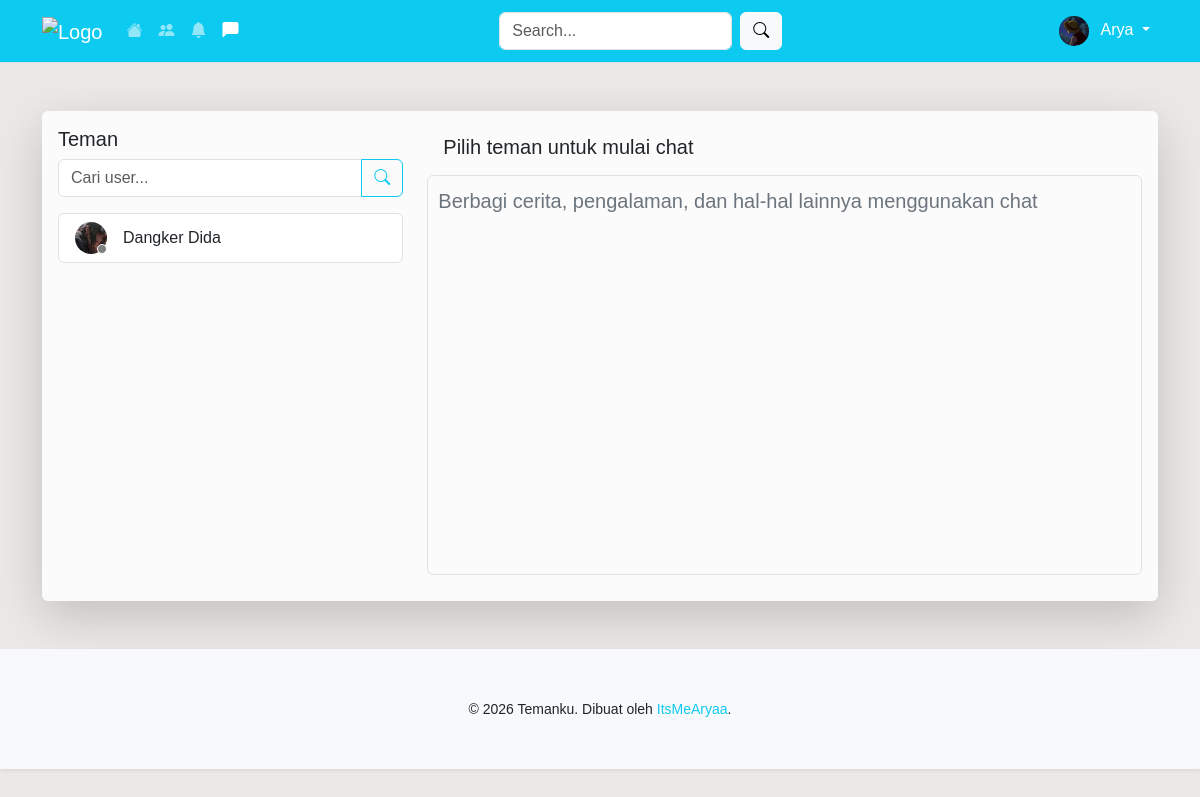
The app's page /public/messages.php (signed in) with its own data.
### tables this page shows
CREATE TABLE `profiles` (
  `user_id` int NOT NULL,
  `name` varchar(100) DEFAULT NULL,
  `last_name` varchar(255) DEFAULT NULL,
  `bio` text,
  `photo` varchar(255) DEFAULT NULL,
  `cover_photo` varchar(255) DEFAULT NULL,
  `updated_at` datetime DEFAULT CURRENT_TIMESTAMP ON UPDATE CURRENT_TIMESTAMP
);

CREATE TABLE `users` (
  `id` int NOT NULL,
  `email` varchar(100) NOT NULL,
  `password` varchar(255) NOT NULL,
  `created_at` datetime DEFAULT CURRENT_TIMESTAMP,
  `last_active` datetime DEFAULT NULL,
  `reset_token` varchar(6) DEFAULT NULL,
  `reset_token_expiry` datetime DEFAULT NULL,
  `security_question` varchar(255) DEFAULT NULL,
  `security_answer` varchar(255) DEFAULT NULL
);

### public/messages.php (the view, shortened to what this page needs)
<?php
require_once '../config/database.php';
$currentUserId = $_SESSION['user_id'] ?? null;
$isAdmin = isset($_SESSION['admin_id']);
$friends = [];
$searchTerm = $_GET['search_user'] ?? null;
if ($isAdmin) {
  $friends = [];
  if ($searchTerm) {
    $query = "SELECT u.id, p.name, p.last_name, p.photo
              FROM users u
              JOIN profiles p ON u.id = p.user_id
              WHERE p.name LIKE CONCAT('%', ?, '%')";
    $stmt = mysqli_prepare($koneksi, $query);
    mysqli_stmt_bind_param($stmt, 's', $searchTerm);
  } else {
    $query = "SELECT u.id, p.name, p.last_name, p.photo
              FROM users u
              JOIN profiles p ON u.id = p.user_id";
    $stmt = mysqli_prepare($koneksi, $query);
  }
} else {
  if ($searchTerm) {
    $query = "SELECT DISTINCT u.id, p.name, p.last_name, p.photo
              FROM friends f
              JOIN users u ON (
                (f.user_id = ? AND u.id = f.friend_id) OR
                (f.friend_id = ? AND u.id = f.user_id)
              )
              JOIN profiles p ON u.id = p.user_id
              WHERE f.status = 'accepted' AND p.name OR p.last_name LIKE CONCAT('%', ?, '%')";
    $stmt = mysqli_prepare($koneksi, $query);
    mysqli_stmt_bind_param($stmt, 'iis', $currentUserId, $currentUserId, $searchTerm);
  } else {
    $query = "SELECT DISTINCT u.id, p.name, p.last_name, p.photo
              FROM friends f
              JOIN users u ON (
                (f.user_id = ? AND u.id = f.friend_id) OR
                (f.friend_id = ? AND u.id = f.user_id)
              )
              JOIN profiles p ON u.id = p.user_id
              WHERE f.status = 'accepted'";
    $stmt = mysqli_prepare($koneksi, $query);
    mysqli_stmt_bind_param($stmt, 'ii', $currentUserId, $currentUserId);
  }
}
mysqli_stmt_execute($stmt);
$result = mysqli_stmt_get_result($stmt);
while ($row = mysqli_fetch_assoc($result)) {
  $friends[] = $row;
}
?>
<!DOCTYPE html>
<html lang="id">
<head>
  <link rel="stylesheet" href="assets/css/bootstrap.min.css">
  <link rel="stylesheet" href="assets/css/styleMessage.css">
  <link rel="stylesheet" href="assets/icon/bootstrap-icons/font/bootstrap-icons.css">
</head>
<body>
  <?php require_once '../app/views/navbar.php'; ?>
  <div class="container">
    <div class="mt-5 mb-5 text-dark p-3 rounded messenger-container shadow-lg">
      <div class="row">
        <div class="col-md-4 friend-list <?= $isAdmin ? 'd-none' : '' ?>">
          <h5>Teman</h5>
          <form method="GET" class="mb-3">
            <div class="input-group">
              <input type="text"
                  class="form-control"
                  name="search_user"
                  placeholder="Cari user..."
                  value="<?= htmlspecialchars($_GET['search_user'] ?? '') ?>">
              <button class="btn btn-outline-info" type="submit">
                <i class="bi bi-search"></i>
              </button>
            </div>
          </form>
          <ul class="list-group">
            <?php foreach ($friends as $friend):
            $fid = $friend['id'];
            ?>
              <li class="list-group-item d-flex align-items-center friend-item text-dark"
                  data-user-id="<?= $fid ?>"
                  data-username="<?= htmlspecialchars($friend['name'] . ' ' . $friend['last_name']) ?>"
                  style="cursor:pointer;">
                <div class="position-relative me-3" style="width: 32px; height: 32px;">
                  <img src="<?= $friend['photo'] ?? 'assets/img/default_profile.png' ?>"
                      class="rounded-circle friend-photo"
                      width="32" height="32"
                      alt="<?= htmlspecialchars($friend['name'] . ' ' . $friend['last_name']) ?>"
                      data-user-id="<?= $fid ?>">
                  <span id="status-dot-<?= $fid ?>"
                        class="status-dot position-absolute bottom-0 end-0 border border-white rounded-circle"
                        style="width:10px; height:10px; background-color:gray;"></span>
                </div>
                <span class="friend-name"><?= htmlspecialchars($friend['name'] . ' ' . $friend['last_name']) ?></span>
              </li>
            <?php endforeach; ?>
          </ul>
        </div>
        <div class="<?= $isAdmin ? 'col-12' : 'col-md-8' ?> chat-room d-none d-md-block">
          <div class="d-flex justify-content-between align-items-center px-3 py-2">
              <div class="d-flex align-items-center">
                <h5 id="chatWithName">
                  Pilih teman untuk mulai chat
                </h5>
              </div>
          </div>
          <div id="chatBox" class="chat-box border rounded text-dark"
            style="min-height: 300px;">
            <div id="chatPlaceholder" class="text-secondary text-center">
              <div class="fs-5">Berbagi cerita, pengalaman, dan hal-hal lainnya menggunakan chat</div>
            </div>
          </div>
        </div>
      </div>
    </div>
  </div>
  <?php require_once '../app/views/footer.php'; ?>
</body>
</html>

### app/views/navbar.php (shortened to what this page needs)
<?php
require_once __DIR__ . '/../../config/database.php';
$currentPage = basename($_SERVER['PHP_SELF']);
$user_id = $_SESSION['user_id'] ?? null;
$admin_id = $_SESSION['admin_id'] ?? null;
$isAdmin = isset($admin_id);
$isUser = isset($user_id);
$user = null;
if ($isUser) {
  $stmt = mysqli_prepare($koneksi, "SELECT name, last_name, photo FROM profiles WHERE user_id = ?");
  mysqli_stmt_bind_param($stmt, "i", $user_id);
  mysqli_stmt_execute($stmt);
  $result = mysqli_stmt_get_result($stmt);
  $user = mysqli_fetch_assoc($result);
  $user['full_name'] = $user['name'] . ' ' . $user['last_name'];
}
elseif ($isAdmin) {
  $user = [
    'name' => 'Administrator',
    'photo' => 'assets/img/default_profile.png'
  ];
}
?>
<header class="sticky-top bg-info border-bottom">
  <div class="container">
    <nav class="navbar navbar-expand-lg navbar-dark bg-info">
      <a class="navbar-brand" href="index.php">
        <img src="assets/icon/web-logo-putih.png" alt="Logo" width="100" height="60">
      </a>
      <div class="collapse navbar-collapse" id="mainNavbar">
        <ul class="navbar-nav me-auto mb-2 mb-lg-0">
          <li class="nav-item">
            <a href="index.php" class="nav-link <?= ($currentPage === 'index.php') ? 'active' : '' ?>">
              <i class="bi bi-house-fill"></i>
            </a>
          </li>
          <li class="nav-item position-relative">
            <a href="friends.php" class="nav-link <?= ($currentPage === 'friends.php') ? 'active' : '' ?>">
              <i class="bi bi-people-fill"></i>
            </a>
          </li>
          <li class="nav-item position-relative">
            <button class="btn btn-link nav-link position-relative" data-bs-toggle="modal" data-bs-target="#notificationModal">
              <i class="bi bi-bell-fill"></i>
            </button>
          </li>
          <li class="nav-item position-relative">
            <a href="messages.php" class="nav-link <?= ($currentPage === 'messages.php') ? 'active' : '' ?>">
              <i class="bi bi-chat-left-fill"></i>
            </a>
          </li>
        </ul>
        <form class="d-flex me-3" action="search.php" method="GET" role="search">
          <input class="form-control me-2" name="q" type="search" placeholder="Search..." aria-label="Search" required>
          <button class="btn btn-light" type="submit"><i class="bi bi-search"></i></button>
        </form>
        <ul class="navbar-nav ms-auto mb-2 mb-lg-0">
          <?php if ($isAdmin && !$isUser): ?>
            <li class="nav-item dropdown">
              <a class="nav-link dropdown-toggle text-white" href="#" role="button" data-bs-toggle="dropdown" aria-expanded="false">
                <img src="<?= $user['photo'] ?? 'assets/img/default_profile.png' ?>"
                  width="30" height="30" class="rounded-circle me-2" style="object-fit:cover; background-color: #fff;">
                Profil
              </a>
              <ul class="dropdown-menu dropdown-menu-end">
                <li><a class="dropdown-item" href="../dashboard/dashboard.php"><i class="bi bi-speedometer2 me-2"></i>Dashboard</a></li>
                <li>
                  <hr class="dropdown-divider">
                </li>
                <li><a class="dropdown-item" href="../public/login.php"><i class="bi bi-box-arrow-in-right me-2"></i>Login</a></li>
              </ul>
            </li>
          <?php else: ?>
            <li class="nav-item dropdown">
              <a class="nav-link dropdown-toggle text-white" href="#" role="button" data-bs-toggle="dropdown" aria-expanded="false">
                <img src="<?= $user['photo'] ?? 'assets/img/default_profile.png' ?>"
                  width="30" height="30" class="rounded-circle me-2" style="object-fit:cover; background-color: #fff;">
                <?= htmlspecialchars($user['full_name'] ?? 'Profil') ?>
              </a>
            </li>
          <?php endif; ?>
        </ul>
      </div>
    </nav>
  </div>
</header>

### public/assets/css/styleMessage.css (style rules this page uses)
body { background: #ece8e8; color: #e0e0e0; font-family: 'Poppins', sans-serif; }
.chat-box { height: 400px; overflow-y: auto; overflow-x: hidden; background: #fbfbfb; padding: 10px; display: flex; flex-direction: column; justify-content: flex-start; gap: 6px; }
#chatBox { display: flex !important; flex-direction: column !important; justify-content: flex-start !important; align-items: flex-start !important; overflow-y: auto; overflow-x: hidden; }
.messenger-container { background: #fbfbfb; }
.friend-list { background: #fbfbfb; }

### records on screen
profiles: photo (picture)
profiles: photo (picture), name+last_name "Dangker Dida"

### other values on screen
$user['full_name'] "Arya"
